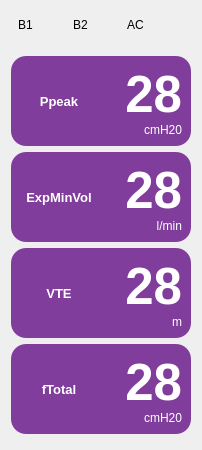
     <widget class="QFrame" name="frame_4">
      <property name="minimumSize">
       <size>
        <width>180</width>
        <height>450</height>
       </size>
      </property>
      <property name="maximumSize">
       <size>
        <width>16777215</width>
        <height>16777215</height>
       </size>
      </property>
      <property name="frameShape">
       <enum>QFrame::NoFrame</enum>
      </property>
      <property name="frameShadow">
       <enum>QFrame::Raised</enum>
      </property>
      <layout class="QVBoxLayout" name="verticalLayout_11">
       <property name="spacing">
        <number>6</number>
       </property>
       <property name="topMargin">
        <number>0</number>
       </property>
       <item>
        <widget class="QFrame" name="frame_7">
         <property name="minimumSize">
          <size>
           <width>180</width>
           <height>30</height>
          </size>
         </property>
         <property name="maximumSize">
          <size>
           <width>16777215</width>
           <height>16777215</height>
          </size>
         </property>
         <property name="frameShape">
          <enum>QFrame::NoFrame</enum>
         </property>
         <property name="frameShadow">
          <enum>QFrame::Raised</enum>
         </property>
         <layout class="QHBoxLayout" name="horizontalLayout_3">
          <property name="spacing">
           <number>0</number>
          </property>
          <property name="leftMargin">
           <number>0</number>
          </property>
          <property name="topMargin">
           <number>0</number>
          </property>
          <property name="rightMargin">
           <number>15</number>
          </property>
          <property name="bottomMargin">
           <number>0</number>
          </property>
          <item>
           <widget class="QLabel" name="label_6">
            <property name="text">
             <string>B1</string>
            </property>
            <property name="alignment">
             <set>Qt::AlignCenter</set>
            </property>
           </widget>
          </item>
          <item>
           <widget class="QLabel" name="label_9">
            <property name="minimumSize">
             <size>
              <width>26</width>
              <height>26</height>
             </size>
            </property>
            <property name="maximumSize">
             <size>
              <width>26</width>
              <height>26</height>
             </size>
            </property>
            <property name="styleSheet">
             <string notr="true">border-image: url(:/logos/Images/full-battery.jpg);</string>
            </property>
            <property name="text">
             <string/>
            </property>
            <property name="alignment">
             <set>Qt::AlignCenter</set>
            </property>
           </widget>
          </item>
          <item>
           <widget class="QLabel" name="label_8">
            <property name="text">
             <string>B2</string>
            </property>
            <property name="alignment">
             <set>Qt::AlignCenter</set>
            </property>
           </widget>
          </item>
          <item>
           <widget class="QLabel" name="label_12">
            <property name="minimumSize">
             <size>
              <width>26</width>
              <height>26</height>
             </size>
            </property>
            <property name="maximumSize">
             <size>
              <width>26</width>
              <height>26</height>
             </size>
            </property>
            <property name="styleSheet">
             <string notr="true">border-image: url(:/logos/Images/full-battery.jpg);</string>
            </property>
            <property name="text">
             <string/>
            </property>
            <property name="alignment">
             <set>Qt::AlignCenter</set>
            </property>
           </widget>
          </item>
          <item>
           <widget class="QLabel" name="label_10">
            <property name="text">
             <string>AC</string>
            </property>
            <property name="alignment">
             <set>Qt::AlignCenter</set>
            </property>
           </widget>
          </item>
          <item>
           <widget class="QLabel" name="label_11">
            <property name="minimumSize">
             <size>
              <width>26</width>
              <height>26</height>
             </size>
            </property>
            <property name="maximumSize">
             <size>
              <width>26</width>
              <height>26</height>
             </size>
            </property>
            <property name="styleSheet">
             <string notr="true">border-image: url(:/logos/Images/electric.jpg);</string>
            </property>
            <property name="text">
             <string/>
            </property>
           </widget>
          </item>
         </layout>
        </widget>
       </item>
       <item>
        <widget class="QFrame" name="frame_19">
         <property name="styleSheet">
          <string notr="true">border-radius: 15px;
background-color: rgb(129, 61, 156);
color: rgb(255, 255, 255);
</string>
         </property>
         <property name="frameShape">
          <enum>QFrame::Box</enum>
         </property>
         <property name="frameShadow">
          <enum>QFrame::Raised</enum>
         </property>
         <property name="lineWidth">
          <number>-17</number>
         </property>
         <property name="midLineWidth">
          <number>-8</number>
         </property>
         <layout class="QGridLayout" name="gridLayout_4">
          <item row="0" column="0">
           <widget class="QLabel" name="label_43">
            <property name="font">
             <font>
              <pointsize>10</pointsize>
              <weight>75</weight>
              <bold>true</bold>
             </font>
            </property>
            <property name="layoutDirection">
             <enum>Qt::LeftToRight</enum>
            </property>
            <property name="text">
             <string>Ppeak</string>
            </property>
            <property name="alignment">
             <set>Qt::AlignCenter</set>
            </property>
           </widget>
          </item>
          <item row="0" column="1">
           <layout class="QVBoxLayout" name="verticalLayout_18">
            <property name="spacing">
             <number>0</number>
            </property>
            <item>
             <widget class="QLabel" name="Ppeak">
              <property name="font">
               <font>
                <pointsize>38</pointsize>
                <weight>75</weight>
                <bold>true</bold>
               </font>
              </property>
              <property name="lineWidth">
               <number>1</number>
              </property>
              <property name="text">
               <string>28</string>
              </property>
              <property name="alignment">
               <set>Qt::AlignRight|Qt::AlignTrailing|Qt::AlignVCenter</set>
              </property>
             </widget>
            </item>
            <item>
             <widget class="QLabel" name="label_45">
              <property name="font">
               <font>
                <pointsize>9</pointsize>
               </font>
              </property>
              <property name="text">
               <string>cmH20</string>
              </property>
              <property name="alignment">
               <set>Qt::AlignRight|Qt::AlignTop|Qt::AlignTrailing</set>
              </property>
             </widget>
            </item>
           </layout>
          </item>
         </layout>
        </widget>
       </item>
       <item>
        <widget class="QFrame" name="frame_15">
         <property name="styleSheet">
          <string notr="true">border-radius: 15px;
background-color: rgb(129, 61, 156);
color: rgb(255, 255, 255);
</string>
         </property>
         <property name="frameShape">
          <enum>QFrame::Box</enum>
         </property>
         <property name="frameShadow">
          <enum>QFrame::Raised</enum>
         </property>
         <property name="lineWidth">
          <number>-17</number>
         </property>
         <property name="midLineWidth">
          <number>-8</number>
         </property>
         <layout class="QHBoxLayout" name="horizontalLayout_7">
          <item>
           <widget class="QLabel" name="label_28">
            <property name="font">
             <font>
              <pointsize>10</pointsize>
              <weight>75</weight>
              <bold>true</bold>
             </font>
            </property>
            <property name="text">
             <string>ExpMinVol</string>
            </property>
            <property name="alignment">
             <set>Qt::AlignCenter</set>
            </property>
           </widget>
          </item>
          <item>
           <layout class="QVBoxLayout" name="verticalLayout_13">
            <property name="spacing">
             <number>0</number>
            </property>
            <item>
             <widget class="QLabel" name="label_29">
              <property name="font">
               <font>
                <pointsize>38</pointsize>
                <weight>75</weight>
                <bold>true</bold>
               </font>
              </property>
              <property name="lineWidth">
               <number>1</number>
              </property>
              <property name="text">
               <string>28</string>
              </property>
              <property name="alignment">
               <set>Qt::AlignRight|Qt::AlignTrailing|Qt::AlignVCenter</set>
              </property>
             </widget>
            </item>
            <item>
             <widget class="QLabel" name="label_30">
              <property name="font">
               <font>
                <pointsize>9</pointsize>
               </font>
              </property>
              <property name="text">
               <string>l/min</string>
              </property>
              <property name="alignment">
               <set>Qt::AlignRight|Qt::AlignTop|Qt::AlignTrailing</set>
              </property>
             </widget>
            </item>
           </layout>
          </item>
         </layout>
        </widget>
       </item>
       <item>
        <widget class="QFrame" name="frame_16">
         <property name="styleSheet">
          <string notr="true">border-radius: 15px;
background-color: rgb(129, 61, 156);
color: rgb(255, 255, 255);</string>
         </property>
         <property name="frameShape">
          <enum>QFrame::Box</enum>
         </property>
         <property name="frameShadow">
          <enum>QFrame::Raised</enum>
         </property>
         <property name="lineWidth">
          <number>-17</number>
         </property>
         <property name="midLineWidth">
          <number>-8</number>
         </property>
         <layout class="QHBoxLayout" name="horizontalLayout_8">
          <item>
           <widget class="QLabel" name="label_31">
            <property name="font">
             <font>
              <pointsize>10</pointsize>
              <weight>75</weight>
              <bold>true</bold>
             </font>
            </property>
            <property name="text">
             <string>VTE</string>
            </property>
            <property name="alignment">
             <set>Qt::AlignCenter</set>
            </property>
           </widget>
          </item>
          <item>
           <layout class="QVBoxLayout" name="verticalLayout_14">
            <property name="spacing">
             <number>0</number>
            </property>
            <item>
             <widget class="QLabel" name="label_32">
              <property name="font">
               <font>
                <pointsize>38</pointsize>
                <weight>75</weight>
                <bold>true</bold>
               </font>
              </property>
              <property name="lineWidth">
               <number>1</number>
              </property>
              <property name="text">
               <string>28</string>
              </property>
              <property name="alignment">
               <set>Qt::AlignRight|Qt::AlignTrailing|Qt::AlignVCenter</set>
              </property>
             </widget>
            </item>
            <item>
             <widget class="QLabel" name="label_33">
              <property name="font">
               <font>
                <pointsize>9</pointsize>
               </font>
              </property>
              <property name="text">
               <string>m</string>
              </property>
              <property name="alignment">
               <set>Qt::AlignRight|Qt::AlignTop|Qt::AlignTrailing</set>
              </property>
             </widget>
            </item>
           </layout>
          </item>
         </layout>
        </widget>
       </item>
       <item>
        <widget class="QFrame" name="frame_17">
         <property name="styleSheet">
          <string notr="true">border-radius: 15px;
background-color: rgb(129, 61, 156);
color: rgb(255, 255, 255);</string>
         </property>
         <property name="frameShape">
          <enum>QFrame::Box</enum>
         </property>
         <property name="frameShadow">
          <enum>QFrame::Raised</enum>
         </property>
         <property name="lineWidth">
          <number>-17</number>
         </property>
         <property name="midLineWidth">
          <number>-8</number>
         </property>
         <layout class="QHBoxLayout" name="horizontalLayout_9">
          <item>
           <widget class="QLabel" name="label_34">
            <property name="font">
             <font>
              <pointsize>10</pointsize>
              <weight>75</weight>
              <bold>true</bold>
             </font>
            </property>
            <property name="text">
             <string>fTotal</string>
            </property>
            <property name="alignment">
             <set>Qt::AlignCenter</set>
            </property>
           </widget>
          </item>
          <item>
           <layout class="QVBoxLayout" name="verticalLayout_15">
            <property name="spacing">
             <number>0</number>
            </property>
            <item>
             <widget class="QLabel" name="label_35">
              <property name="font">
               <font>
                <pointsize>38</pointsize>
                <weight>75</weight>
                <bold>true</bold>
               </font>
              </property>
              <property name="lineWidth">
               <number>1</number>
              </property>
              <property name="text">
               <string>28</string>
              </property>
              <property name="alignment">
               <set>Qt::AlignRight|Qt::AlignTrailing|Qt::AlignVCenter</set>
              </property>
             </widget>
            </item>
            <item>
             <widget class="QLabel" name="label_36">
              <property name="font">
               <font>
                <pointsize>9</pointsize>
               </font>
              </property>
              <property name="text">
               <string>cmH20</string>
              </property>
              <property name="alignment">
               <set>Qt::AlignRight|Qt::AlignTop|Qt::AlignTrailing</set>
              </property>
             </widget>
            </item>
           </layout>
          </item>
         </layout>
        </widget>
       </item>
       <item>
        <spacer name="verticalSpacer_2">
         <property name="orientation">
          <enum>Qt::Vertical</enum>
         </property>
         <property name="sizeType">
          <enum>QSizePolicy::Fixed</enum>
         </property>
         <property name="sizeHint" stdset="0">
          <size>
           <width>20</width>
           <height>5</height>
          </size>
         </property>
        </spacer>
       </item>
      </layout>
     </widget>
